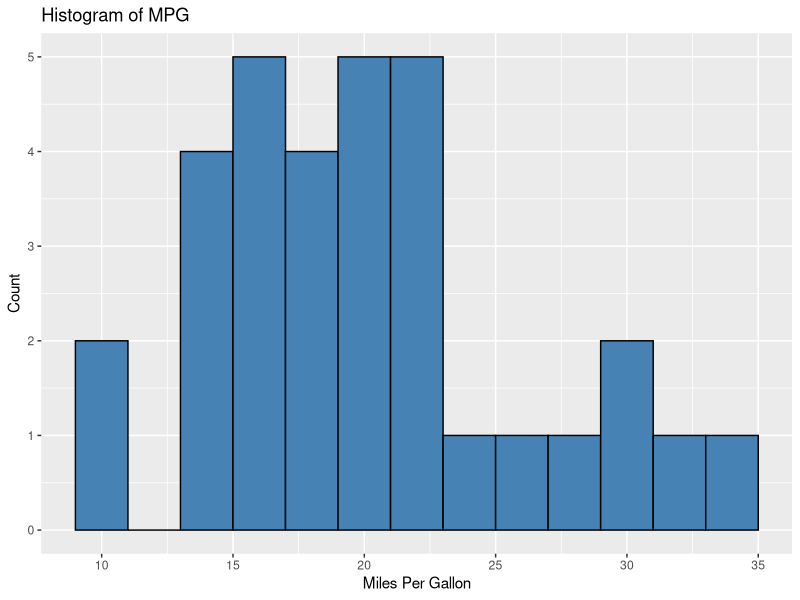
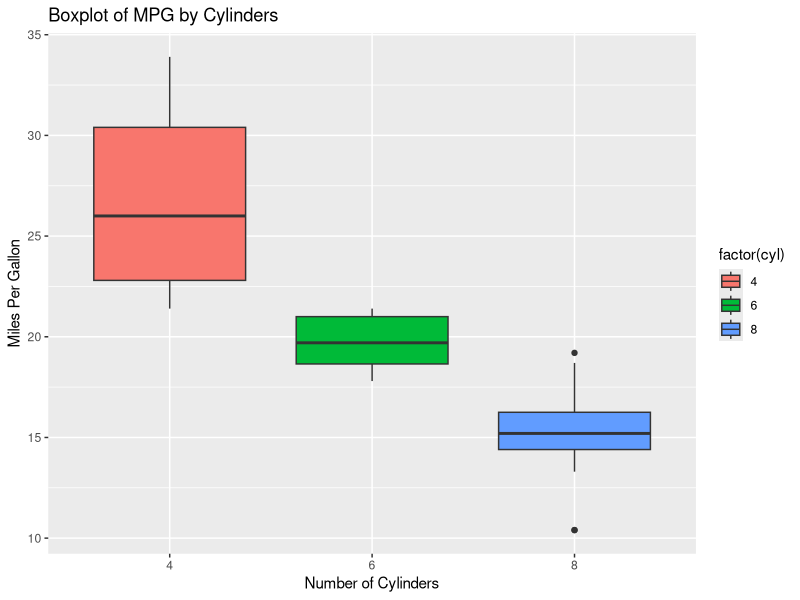
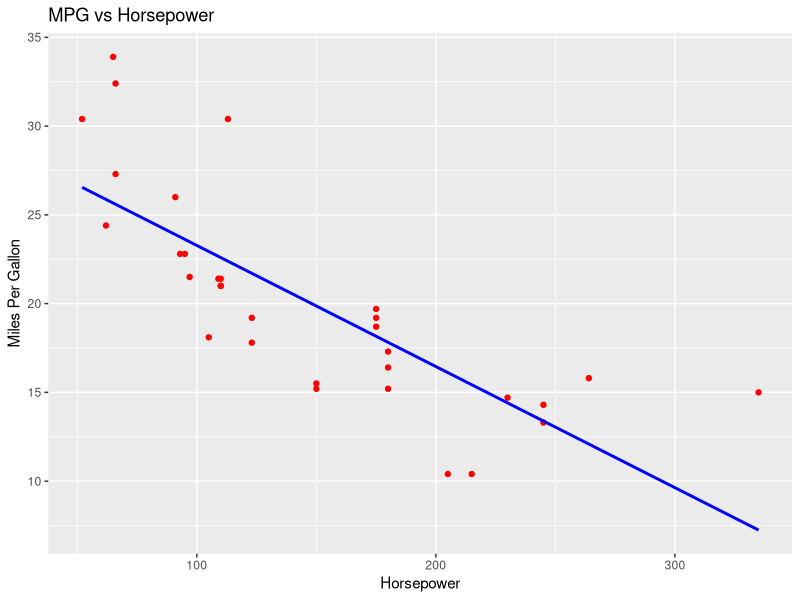

The R source for these figures, in order:
library(ggplot2)

file_loaction = ""
# Load dataset
data <- mtcars

# Print first few rows
print(head(data))

# Summary statistics
print(summary(data))

# Histogram of MPG (Miles Per Gallon)
ggplot(data, aes(x = mpg)) +
  geom_histogram(binwidth = 2, fill = "steelblue", color = "black") +
  labs(title = "Histogram of MPG", x = "Miles Per Gallon", y = "Count")

# Boxplot of MPG grouped by number of cylinders
ggplot(data, aes(x = factor(cyl), y = mpg, fill = factor(cyl))) +
  geom_boxplot() +
  labs(title = "Boxplot of MPG by Cylinders", x = "Number of Cylinders", y = "Miles Per Gallon")

# Scatter plot of MPG vs. Horsepower
ggplot(data, aes(x = hp, y = mpg)) +
  geom_point(color = "red") +
  geom_smooth(method = "lm", se = FALSE, color = "blue") +
  labs(title = "MPG vs Horsepower", x = "Horsepower", y = "Miles Per Gallon")
